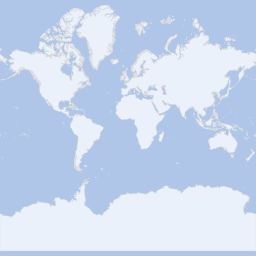
#> input picture denmark.png, 256 x 256 px
$ python -i utils.py   (imports and definitions only)
#> lines starting #> are read from the running program, lines starting #| are printed output that depends on the picture
"Div img utils"
from PIL import Image
import numpy as np

def convert_png_transparent(src_file, dst_file, bg_color=(0,0,0)):
    "Convert alle pixels with bg_color to transparant"
    image = Image.open(src_file).convert("RGBA")
    array = np.array(image, dtype=np.ubyte)
    mask = (array[:,:,:3] == bg_color).all(axis=2)
    alpha = np.where(mask, 0, 255)
    array[:,:,-1] = alpha
    Image.fromarray(np.ubyte(array)).save(dst_file, "PNG")

def convert_img_transparent(img, bg_color=(0,0,0)):
    "Convert alle pixels with bg_color to transparant from image"
    #image = Image.open(src_file).convert("RGBA")
    array = np.array(img, dtype=np.ubyte)
    mask = (array[:,:,:3] == bg_color).all(axis=2)
    alpha = np.where(mask, 0, 255)
    array[:,:,-1] = alpha
    return Image.fromarray(np.ubyte(array))

def get_img_tags(file):
    "return the tags as dict"
    img=Image.open(file)
    img.load()
    info = img.info
    return info

def colorize(img):
    "make colors ala DMI"
    nimg = Image.new('RGB',img.size)
    for x in range(img.size[0]):
        for y in range(img.size[1]):
            pic = img.getpixel((x,y))
            if pic < 20:
                nimg.putpixel((x,y), (0,0,0))
            elif pic < 80:
                nimg.putpixel((x,y), (158, 242, 233))   # lys blå
            elif pic < 103:
                nimg.putpixel((x,y), (125, 238, 226))   # lid blå
            elif pic < 105:
                nimg.putpixel((x,y), (22, 225, 204))    # turkis
            elif pic < 110:
                nimg.putpixel((x,y), (109, 191,242))    # grå blå
            elif pic < 120:
                nimg.putpixel((x,y), (61, 171, 238))    # mørk blå
            elif pic < 130:
                nimg.putpixel((x,y), (0, 143, 233))     # blå
            elif pic < 135:
                nimg.putpixel((x,y), (255, 217, 0))     # gul
            elif pic < 140:
                nimg.putpixel((x,y), (255, 178, 0))     # lys orange
            elif pic < 150:
                nimg.putpixel((x,y), (255, 142, 82))    # orange
            elif pic < 160:
                nimg.putpixel((x,y), (255,181,181))     # pink
            elif pic < 170:
                nimg.putpixel((x,y), (255,124,124))     # blegrød
            elif pic < 200:
                nimg.putpixel((x,y), (255, 82, 82))     # rød
            elif pic < 210:
                nimg.putpixel((x,y), (230, 57, 57))     # mørk rød
            elif pic < 220:
                nimg.putpixel((x,y), (204, 31, 31))     # mere mørk rød
            else:
                nimg.putpixel((x,y), (128,0,0))         # meget mørk rød
    return nimg

>>> import cv2
>>> picture = cv2.imread('../denmark.png', cv2.IMREAD_GRAYSCALE)
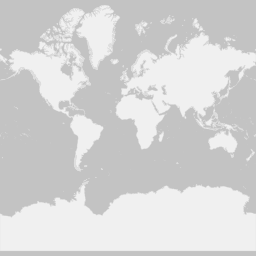
#> picture: shape (256, 256); min 195, max 240, mean 213.6
#> (the run stopped early here; a loop or call above may not have finished)
